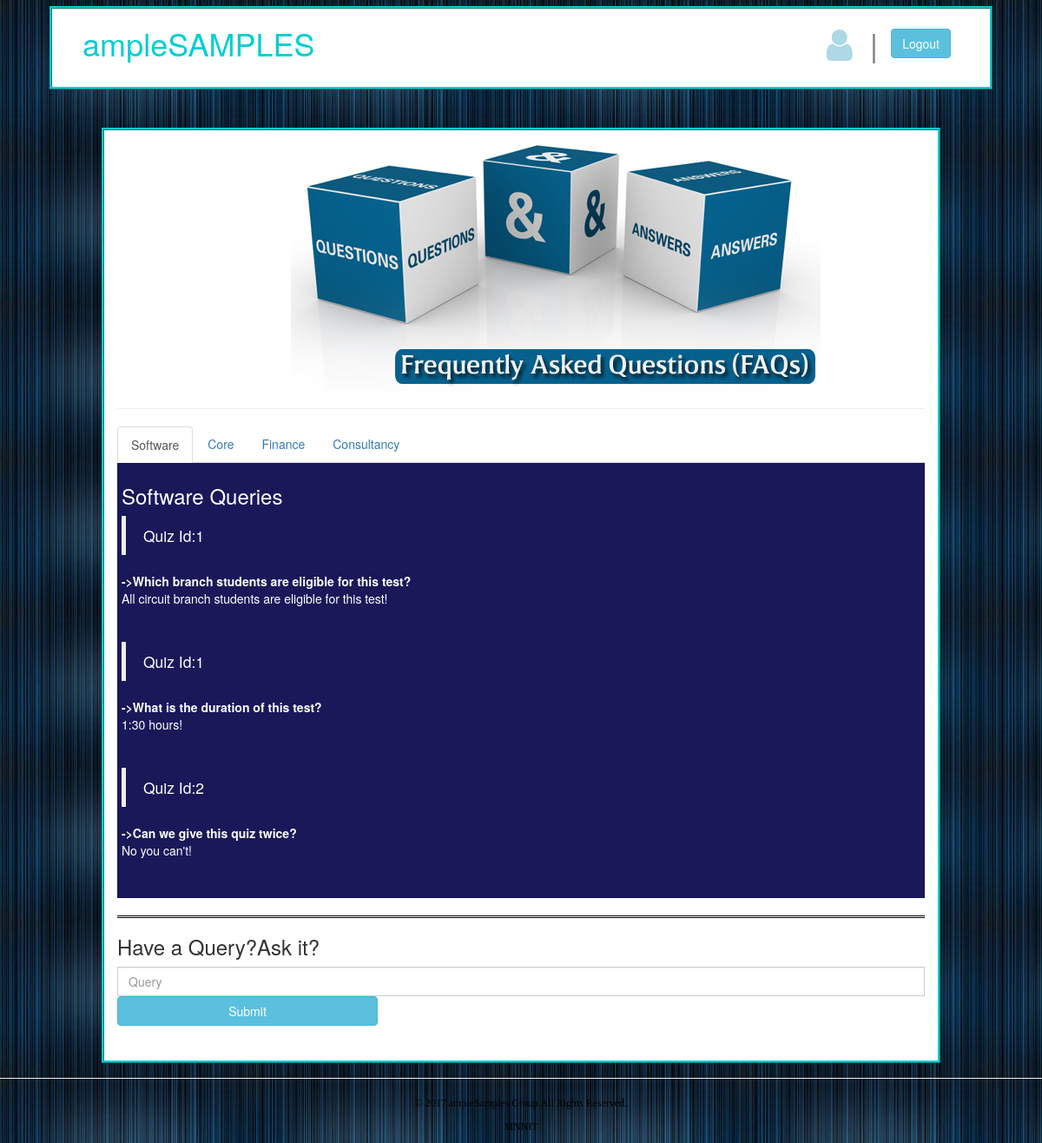
The app's page /faq.php with its own data.
### tables this page shows
CREATE TABLE IF NOT EXISTS `faq` (
  `Section` varchar(20) NOT NULL,
  `quiz_id` int(100) NOT NULL,
  `question` varchar(300) NOT NULL,
  `answer` varchar(300) DEFAULT NULL
);

### faq.php (the view, shortened to what this page needs)
<?php
include("dbconfig.php");
 $q1 = "SELECT * FROM `faq` WHERE Section='software'";
 $r1 = mysqli_query($con,$q1);
?>
<!doctype html>
<html lang="en">
<head>
	<link rel="stylesheet" href="css/bootstrap.css">
	<link rel="stylesheet" href="css/font-awesome.css">
</head>
<body style="background-color:aliceblue;background-image:url(faqb.jpg)">
	<div class="row" id="head1">
		<div class="col-md-3" id="logo"><h1>ampleSAMPLES</h1></div>
		<button class="btn btn-info" id="logout">Logout</button>
		<h1 id="bar1">|</h1>
	    <i id="icon1" title="Profile" class="fa fa-user fa-3x" aria-hidden="true"></i>
	</div>
	<div class="container" id="cont1">
	 <img src="faq.jpg" alt="Frequently Asked Questions" style="margin-left:200px">
	 <hr>
  <ul class="nav nav-tabs">
    <li class="active"><a data-toggle="tab" href="#home">Software</a></li>
    <li><a data-toggle="tab" href="#menu1">Core</a></li>
    <li><a data-toggle="tab" href="#menu2">Finance</a></li>
    <li><a data-toggle="tab" href="#menu3">Consultancy</a></li>
  </ul>
  <div class="tab-content">
    <div id="home" class="tab-pane fade in active">
      <h3>Software Queries</h3>
	  <?php
	 while($row = mysqli_fetch_array($r1))
	 {
		 echo "<blockquote>Quiz Id:". $row[1]."</blockquote>" ;
		 echo "<strong>->".$row[2]."</strong><br>";
		 echo $row[3]."<br><br><br>";
	 }
	?>
    </div>
  </div>
  <hr style="border-top:3px double black">
  <h3>Have a Query?Ask it?</h3>
  <div class="input-group input-group-lg col-md-12">
  <div class=>
  <input type="text" class="form-control" placeholder="Query">
  </div>
  <input type="submit" value="Submit" class="btn btn-info" style="width: 300px; margin: 0 auto;">
</div>
<br>
<br>
</div>
<hr>
	<div class="col-md-12 text-center small" id="foot1"><p>&copy; 2017 ampleSamples Group.All Rights Reserved.</p></div>
	<div class="col-md-12 text-center small" id="foot2"><p>MNNIT</p></div>
</body>
</html>

### faq.php (style rules this page uses)
#head1 { background-color:white; padding-bottom:20px; outline-style:ridge; outline-color:darkturquoise ; width:90%; margin-left:60px; margin-top:10px }
#logo { margin-left:20px; font-size:40px; color:darkturquoise }
#logout { float:right; margin-top:23px; margin-right:45px }
#bar1,#bar2 { float:right; margin-right:15px;color:gray }
#icon1 { float:right; margin-top:21px; margin-right:20px; color:lightblue }
#cont1 { height:auto; background-color:white; margin-top:50px; width:80%; outline-style:ridge; outline-color:darkturquoise; }
#foot1 p,#foot2 p { font-family: times, Times New Roman, times-roman, serif; color:black }
.nav-tabs { background-color:white; }
.tab-content { background-color:#1A1859; color:#fff; padding:5px }
.nav-tabs > li > a { border: medium none; }

### records on screen
faq: quiz "1", question "Which branch students are eligible for this test?", answer "All circuit branch students are eligible for this test!"
faq: quiz "1", question "What is the duration of this test?", answer "1:30 hours!"
faq: quiz "2", question "Can we give this quiz twice?", answer "No you can't!"
